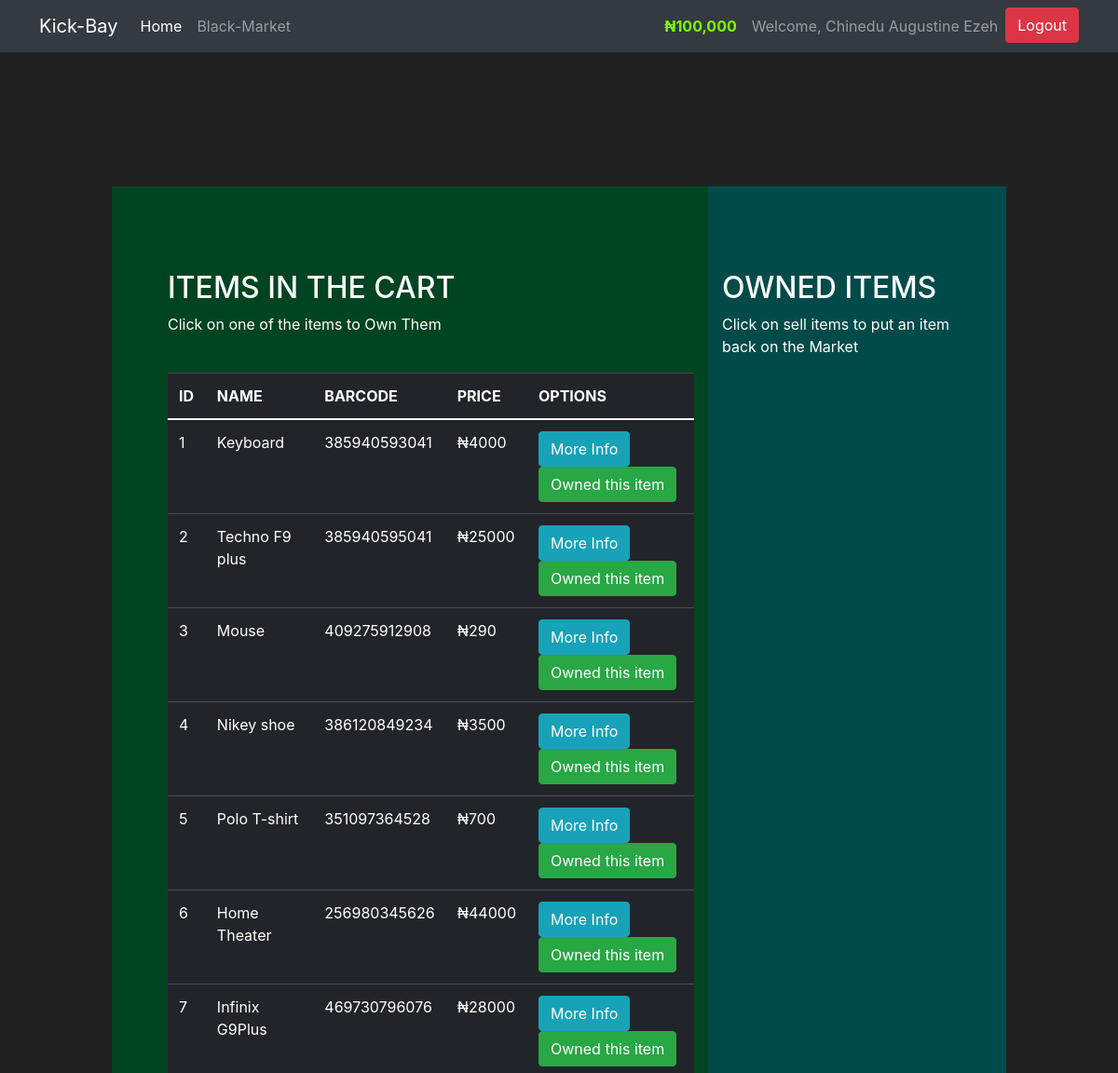
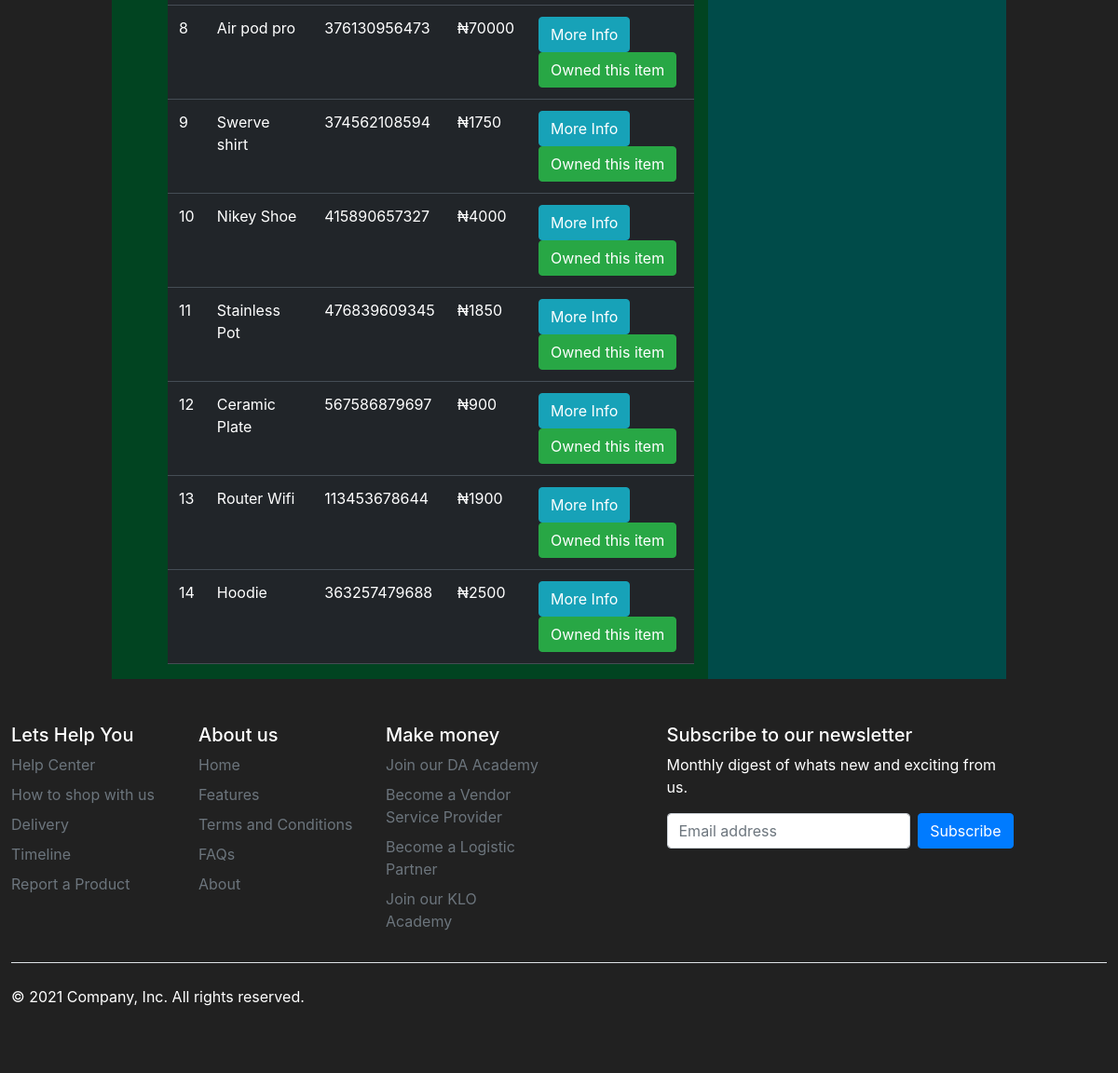
/market (signed in), run on the app's committed database (2 pictures, top to bottom).
### market/model.py (models this page shows, shortened)
class User(db.Model, UserMixin):
    id = db.Column(db.Integer(), primary_key=True)
    user_type = db.Column(db.Enum("1", "2", "3"), nullable=False, default="2")
    username = db.Column(db.String(length=30), nullable=False, unique=True)
    full_name = db.Column(db.String(length=40), nullable=False)
    email_address = db.Column(db.String(length=50), nullable=False, unique=True)
    password_hash = db.Column(db.String(length=60), nullable=False)
    gender = db.Column(db.Enum("Male", "Female"), nullable=False)
    budget = db.Column(db.Integer(), nullable=False, default=100000)
    items = db.relationship('Item', backref='owned_user', lazy=True)
    @property
    def prettier_budget(self):
        if len(str(self.budget)) >= 4:
            return f'₦{str(self.budget)[:-3]},{str(self.budget)[-3:]}'
        else:
            return f'₦{self.budget}'
    @property
    def password(self):
        return self.password

class Item(db.Model):
    id = db.Column(db.Integer(), primary_key=True)
    name = db.Column(db.String(length=30), nullable=False, unique=True)
    price = db.Column(db.Integer(), nullable=False)
    barcode = db.Column(db.String(length=12), nullable=False, unique=True)
    description = db.Column(db.String(length=1024), nullable=False, unique=True)
    category = db.Column(
        db.Enum("Clothes", "Phone and Laptop", "Home appliances", "Bags", "Shoes", "Books", "Travelling"),
        nullable=False)
    color = db.Column(
        db.Enum("Red", "Blue", "Green", "Yellow", "Pink", "White", "Black", "Purple", "Indigo", "Grey", "Orange"),
        nullable=False)
    quantity = db.Column(db.Integer(), nullable=False)
    img_path = db.Column(db.String(length=130), default="image.jpg", unique=True)
    owner = db.Column(db.Integer(), db.ForeignKey("user.id"))

### market/routes.py (the view, shortened to what this page needs)
@app.route('/market', methods=['GET', 'POST'])
@login_required
def market_page():
    purchase_form = PurchaseItemForm()
    selling_form = SellItemForm()
    if request.method == "GET":
        items = Item.query.filter_by(owner=None)
        owned_items = Item.query.filter_by(owner=current_user.id)
        return render_template('market.html', items=items, purchase_form=purchase_form, owned_items=owned_items,
                               selling_form=selling_form)

### market/forms.py
class PurchaseItemForm(FlaskForm):
    submit = SubmitField(label='Purchase Item!')

class SellItemForm(FlaskForm):
    submit = SubmitField(label='Sell Item!')

### market/model.py (called while the page is built)
@login.user_loader
def load_user(user_id):
    return User.query.get(user_id)

### market/templates/market.html (shortened to what this page needs)
{% extends 'base.html' %}
{% block table %}
<div class="row" style="margin-top:200px; margin-left:60px; margin-right:60px; padding-left:60px; padding-right:60px" >
   <div class="col-8" style="background-color:#014421; Padding-top:90px; padding-left:60px">
      <h2>ITEMS IN THE CART</h2>
      <p>Click on one of the items to Own Them</p>
      <br>
      <table class="table table-hover table-dark">
         <thead>
            <tr>
               <th scope="col">ID</th>
               <th scope="col">NAME</th>
               <th scope="col">BARCODE</th>
               <th scope="col">PRICE</th>
               <th scope="col">OPTIONS</th>
            </tr>
         </thead>
         <tbody>
            {% for item in items %}
            <tr>
               <td>{{item.id}}</td>
               <td>{{item.name}}</td>
               <td>{{item.barcode}}</td>
               <td>₦{{item.price}}</td>
               <td>
                  <button class="btn btn-outline btn-info" data-toggle="modal" data-target="#Modal-MoreInfo-{{ item.id }}">More Info</button>
                  <button class="btn btn-outline btn-success" data-toggle="modal" data-target="#Modal-PurchaseConfirm-{{ item.id }}">Owned this item</button>
               </td>
            </tr>
            {% endfor %}
         </tbody>
      </table>
   </div>
   <div class="col-4" style="background-color:#004B49; Padding-top:90px; padding-right:60px">
      <h2>OWNED ITEMS</h2>
      <p>Click on sell items to put an item back on the Market</p>
      <br>
   </div>
</div>
{% endblock %}
{% block content %}
<div class="container-xxl">
  <footer class="py-5">
    <div class="row">
      <div class="col-2">
        <h5>Lets Help You</h5>
        <ul class="nav flex-column">
          <li class="nav-item mb-2"><a href="#" class="nav-link p-0 text-muted">Help Center</a></li>
          <li class="nav-item mb-2"><a href="#" class="nav-link p-0 text-muted">How to shop with us</a></li>
          <li class="nav-item mb-2"><a href="#" class="nav-link p-0 text-muted">Delivery </a></li>
          <li class="nav-item mb-2"><a href="#" class="nav-link p-0 text-muted">Timeline</a></li>
          <li class="nav-item mb-2"><a href="#" class="nav-link p-0 text-muted">Report a Product</a></li>
        </ul>
      </div>
      <div class="col-2">
        <h5>About us</h5>
        <ul class="nav flex-column">
          <li class="nav-item mb-2"><a href="#" class="nav-link p-0 text-muted">Home</a></li>
          <li class="nav-item mb-2"><a href="#" class="nav-link p-0 text-muted">Features</a></li>
          <li class="nav-item mb-2"><a href="#" class="nav-link p-0 text-muted">Terms and Conditions</a></li>
          <li class="nav-item mb-2"><a href="#" class="nav-link p-0 text-muted">FAQs</a></li>
          <li class="nav-item mb-2"><a href="#" class="nav-link p-0 text-muted">About</a></li>
        </ul>
      </div>
      <div class="col-2">
        <h5>Make money</h5>
        <ul class="nav flex-column">
          <li class="nav-item mb-2"><a href="#" class="nav-link p-0 text-muted">Join our DA Academy</a></li>
          <li class="nav-item mb-2"><a href="#" class="nav-link p-0 text-muted">Become a Vendor Service Provider</a></li>
          <li class="nav-item mb-2"><a href="#" class="nav-link p-0 text-muted">Become a Logistic Partner</a></li>
          <li class="nav-item mb-2"><a href="#" class="nav-link p-0 text-muted">Join our KLO Academy</a></li>
        </ul>
      </div>
      <div class="col-4 offset-1">
        <form>
          <h5>Subscribe to our newsletter</h5>
          <p>Monthly digest of whats new and exciting from us.</p>
          <div class="d-flex w-100 gap-2">
            <input id="newsletter1" type="text" class="form-control" placeholder="Email address">
            <button class="btn btn-primary" type="button">Subscribe</button>
          </div>
        </form>
      </div>
    </div>
    <div class="d-flex justify-content-between py-4 my-4 border-top">
      <p>&copy; 2021 Company, Inc. All rights reserved.</p>
      <ul class="list-unstyled d-flex">
        <li class="ms-3"><a class="link-dark" href="#"><svg class="bi" width="24" height="24"><use xlink:href="#twitter"/></svg></a></li>
        <li class="ms-3"><a class="link-dark" href="#"><svg class="bi" width="24" height="24"><use xlink:href="#instagram"/></svg></a></li>
        <li class="ms-3"><a class="link-dark" href="#"><svg class="bi" width="24" height="24"><use xlink:href="#facebook"/></svg></a></li>
      </ul>
    </div>
  </footer>
</div>
{% endblock %}

### market/templates/base.html (shortened to what this page needs)
<!doctype html>
<html lang="en">
   <head>
      <link href="https://cdn.jsdelivr.net/npm/bootstrap@5.1.0/dist/css/bootstrap.min.css" rel="stylesheet">
      <link href="https://cdn.jsdelivr.net/npm/bootstrap@5.1.0/dist/css/bootstrap.min.css" rel="stylesheet">
      <link rel="stylesheet" href="https://stackpath.bootstrapcdn.com/bootstrap/4.3.1/css/bootstrap.min.css">
   </head>
   <body>
      <nav class="navbar navbar-expand-md navbar-dark bg-dark fixed-top">
         <div class="container-xl">
         <a class="navbar-brand" href="{{ url_for('home_page') }}">Kick-Bay</a>
         <div class="collapse navbar-collapse" id="navbarNav">
            <ul class="navbar-nav mr-auto">
               <li class="nav-item active">
                  <a class="nav-link" href="{{ url_for('home_page') }}">Home <span class="sr-only">(current)</span></a>
               </li>
               <li class="nav-item">
                  <a class="nav-link" href="{{ url_for('market_page') }}">Black-Market</a>
               </li>
            </ul>
            {% if current_user.is_authenticated %}
            <ul class="navbar-nav">
               <li class="nav-item">
                  <a class="nav-link" style="color: lawngreen; font-weight:bold">
                  {{ current_user.prettier_budget }}
                  </a>
               </li>
               <li class="nav-item">
                  <a class="nav-link" >Welcome, {{ current_user.full_name }}</a>
               </li>
               <li class="nav-item">
                  <a class="btn btn-md btn-danger center" href="{{ url_for('logout_page') }}">Logout</a>
               </li>
            </ul>
            {% endif %}
         </div>
             </div>
      </nav>
      {% block table %}
      {% endblock %}
      {% block content %}
      {% endblock %}
   </body>
</html>

### market/templates/base.html (style rules this page uses)
body { background-color: #212121; color: white }

### data on the page
User: prettier_budget "₦100,000", full_name "Chinedu Augustine Ezeh"
Item: id "1", name "Keyboard", barcode "385940593041", price "4000"
Item: id "2", name "Techno F9 plus", barcode "385940595041", price "25000"
Item: id "3", name "Mouse", barcode "409275912908", price "290"
Item: id "4", name "Nikey shoe", barcode "386120849234", price "3500"
Item: id "5", name "Polo T-shirt", barcode "351097364528", price "700"
Item: id "6", name "Home Theater", barcode "256980345626", price "44000"
Item: id "7", name "Infinix G9Plus", barcode "469730796076", price "28000"
Item: id "8", name "Air pod pro", barcode "376130956473", price "70000"
Item: id "9", name "Swerve shirt", barcode "374562108594", price "1750"
Item: id "10", name "Nikey Shoe", barcode "415890657327", price "4000"
Item: id "11", name "Stainless Pot", barcode "476839609345", price "1850"
Item: id "12", name "Ceramic Plate", barcode "567586879697", price "900"
Item: id "13", name "Router Wifi", barcode "113453678644", price "1900"
Item: id "14", name "Hoodie", barcode "363257479688", price "2500"
